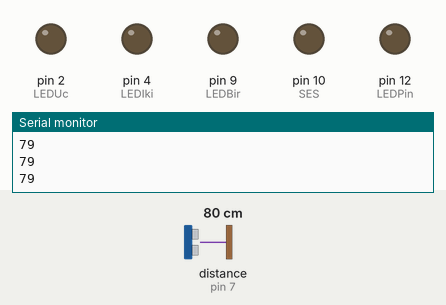
A sketch run on a simulated Arduino Uno, built with avr-gcc and run on an emulated ATmega328P. Shown: output pins drawn as LEDs (lit = HIGH), the last lines printed to the serial monitor. Wiring (inferred from the names in the program): ultrasonic range finder: trigger pin 6; echo pin 7. Inputs (shaded band) come from the test bench; at power-on: distance to the obstacle (sensor on pin 7) 80 cm. The echo pulse lasts 58.3 µs per cm; pins used as bus, display or sensor lines are not drawn.

Above: at 1.2 s.
1.3 s: distance to the obstacle (sensor on pin 7) set to 49 cm
2.8 s: distance to the obstacle (sensor on pin 7) set to 44 cm
At 3.8 s:
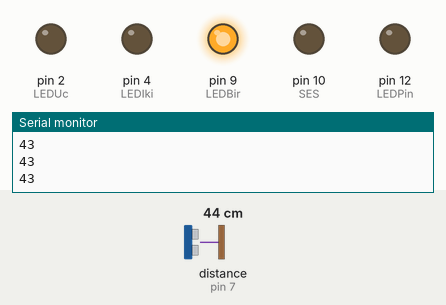
4.3 s: distance to the obstacle (sensor on pin 7) set to 36 cm
5.8 s: distance to the obstacle (sensor on pin 7) set to 28 cm
At 6.9 s:
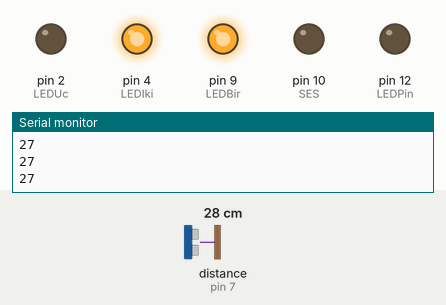
7.3 s: distance to the obstacle (sensor on pin 7) set to 18 cm
8.8 s: distance to the obstacle (sensor on pin 7) set to 14 cm
At 10.2 s:
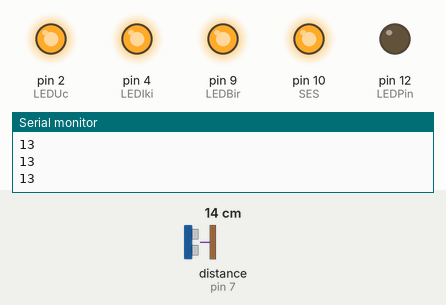
Timing chart, 0 to 11.3 s (numbered marks = the images above; inputs shaded):
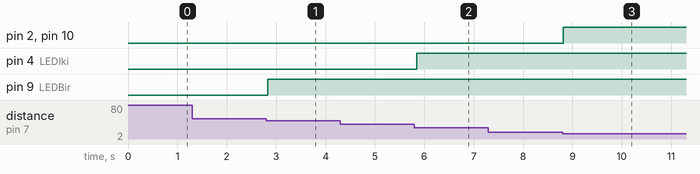

Measured:
- the behaviour switches between 47 and 46 cm on distance to the obstacle (sensor on pin 7) (found by bisection; images 0 and 1)
- the behaviour switches between 32 and 31 cm on distance to the obstacle (sensor on pin 7) (found by bisection; images 1 and 2)
- the behaviour switches between 17 and 16 cm on distance to the obstacle (sensor on pin 7) (found by bisection; images 2 and 3)
- after the input at 2.8 s, pin 9 (LEDBir): LOW → HIGH at once
- after the input at 5.8 s, pin 4 (LEDIki): LOW → HIGH after 0.05 s
- after the input at 8.8 s, pin 2 (LEDUc), pin 10 (SES): LOW → HIGH at once

The sketch:

3KademeliParkSensoru.ino
```cpp
#define echoPin 7
#define trigPin 6
#define LEDPin 12
#define LEDBir 9
#define LEDIki 4
#define LEDUc 2
#define SES 10

int maxRange = 200;
int minRange= 0;
long duration,distance;

void setup() {
  // put your setup code here, to run once:
  Serial.begin(9600);
  pinMode(trigPin,OUTPUT);
  pinMode(echoPin,INPUT);
  pinMode(LEDPin,OUTPUT);
  pinMode(LEDBir,OUTPUT);
  pinMode(LEDIki,OUTPUT);
  pinMode(LEDUc,OUTPUT);
  pinMode(SES,OUTPUT);
}

void LEDMesafe(int distance)
{
  if(distance<=15)  //15 cm kala
  {
    digitalWrite(LEDBir,HIGH);
    digitalWrite(LEDIki,HIGH);
    digitalWrite(LEDUc,HIGH);
    digitalWrite(SES,HIGH);

  }
  else if(distance<=30) //30 cm kala
  {
    digitalWrite(LEDBir,HIGH);
    digitalWrite(LEDIki,HIGH);
    digitalWrite(LEDUc,LOW);
    digitalWrite(SES,LOW);
  }
  else if(distance<=45) //45 cm kala
  {
    digitalWrite(LEDBir,HIGH);
    digitalWrite(LEDIki,LOW);
    digitalWrite(LEDUc,LOW);
    digitalWrite(SES,LOW);
  }

}

void loop() {
  // put your main code here, to run repeatedly:
  digitalWrite(trigPin,LOW);
  delayMicroseconds(2);
  digitalWrite(trigPin,HIGH);
  delayMicroseconds(10);
  digitalWrite(trigPin,LOW);
  duration=pulseIn(echoPin,HIGH);
  distance=duration/58.2;
  if(distance>=maxRange || distance <= minRange)
  {
    Serial.println("-1");
    digitalWrite(LEDBir,LOW);
    digitalWrite(LEDIki,LOW);
    digitalWrite(LEDUc,LOW);
    digitalWrite(LEDPin,HIGH);
  }
  else
  {
     Serial.println(distance);
     LEDMesafe(distance);
     digitalWrite(LEDPin,LOW);
  }
  delay(50);
}
```
